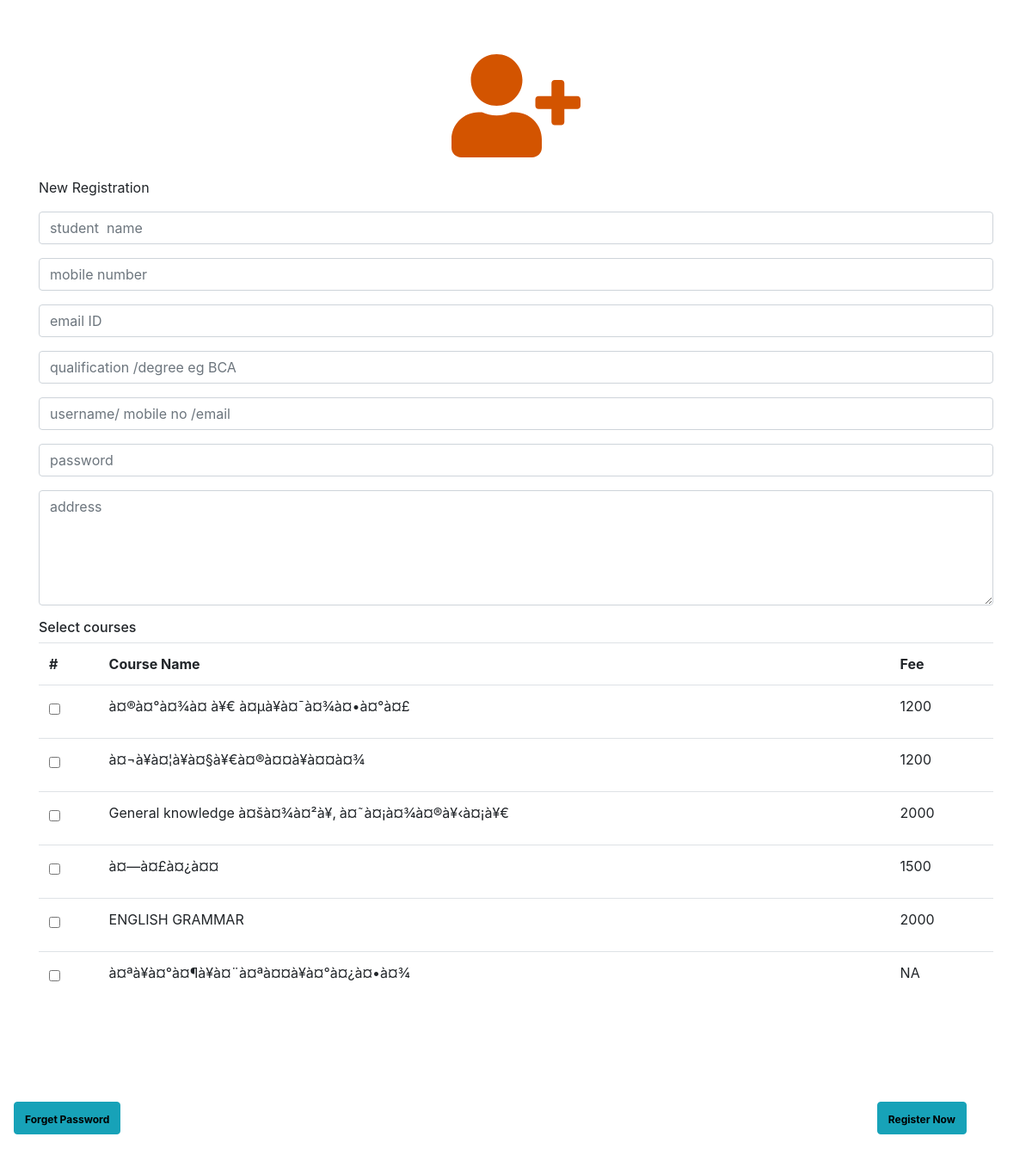
/registration.php, run on the app's committed database.
### tables this page shows
CREATE TABLE `course` (
  `course_id` int(10) NOT NULL,
  `course_name` varchar(200) NOT NULL,
  `course_duration` varchar(200) NOT NULL,
  `course_fees` varchar(45) NOT NULL,
  `status` varchar(100) NOT NULL
);

### registration.php (the view, shortened to what this page needs)
<!DOCTYPE html>
<html>
    <head>
  <link href="appcss/assets/vendor/bootstrap/css/bootstrap.min.css" rel="stylesheet">
  <link href="appcss/assets/vendor/animate.css/animate.min.css" rel="stylesheet">
  <link href="appcss/assets/vendor/icofont/icofont.min.css" rel="stylesheet">
  <link href="appcss/assets/vendor/venobox/venobox.css" rel="stylesheet">
  <link href="appcss/assets/css/preload.css" rel="stylesheet">
    </head>
    <body>
        <div class="container">
        <div class="pt-5 pb-5">
            <div class="text-center">
                <img src="user-plus.svg" height="150" width="150"></img>
            </div>
            <p class="mt-2">New Registration</p>
            <form method="post" action="new_register.php" id="registration_form">
<div class="row">
<div class="col">
      <div class="form-group mb-3">
      <input type="text" class="form-control" name="name" id="name" placeholder="student  name">
    </div>
     <div class="form-group mb-3">
      <input type="text" class="form-control" name="mobile" id="mobile" placeholder="mobile number">
    </div>
     <div class="form-group mb-3">
      <input type="text" class="form-control" name="email" id="email" placeholder="email ID">
    </div>
    <div class="form-group mb-3">
      <input type="text" class="form-control" name="qualification" id="qualification" placeholder="qualification /degree eg BCA">
    </div>
    <div class="form-group mb-3">
      <input type="text" class="form-control" name="username" id="username" placeholder="username/ mobile no /email">
    </div>
    <div class="form-group mb-3">
      <input type="password" class="form-control" name="password" id="password" placeholder="password">
    </div>
    <div class="form-group mb-3">
     <textarea class="form-control" name="address" id="address" rows="5" placeholder="address"></textarea>
    </div>
</div>
</div>
<div class="row">
<div class="col">
      <h6>Select courses</h6>
  <table class="table">
  <tr>
    <th>#</th>
    <th>Course Name</th>
    <th>Fee</th>
  </tr>
        <?php
              require 'connection.php';
              $con=mysqli_connect($host,$username,$password,$dbname);
              if($con === false){
              die("ERROR: Could not connect. " . mysqli_connect_error());
               }
              else
              {
              $sql="select * from course where status='Active'";
              $result = $con->query($sql);
             if ($result->num_rows > 0) {
            while($row = $result->fetch_assoc())
              {
              $id=$row["course_id"];
              $fs=$row["course_fees"];
              $c_name=$row["course_name"];
        ?>
       <tr>
        <td><input type="checkbox" class="form-control-sm" id="<?php echo $id?>" name="<?php echo $id?>" value="unchecked" onclick="set_check_value(<?php echo $id?>)"></td>
        <td><?php echo $c_name?></td>
        <td><?php echo $fs?></td>
       </tr>
        <?php
             }
           }
           else
           {
            ?>
             No Course Available
<?php
         }
       }
        ?>
      </table>
</div>
</div>
</div>
        </div>
            <footer id="footer" class="pt-5 mb-3">
          <div class="container m-0">
	  <table align="center" style="width:100%;">
          <tr>
	  <td align="left"><a href="forgetpassword.php" class="btn btn-info"><span style="font-size:12px;color:#000000;font-weight: bold;">Forget Password<span></a></td>
          <td align="right"><a href="#" class="btn btn-info" onclick="new_register()"><span  style="font-size:12px;color:#000000;font-weight: bold;">Register Now<span></a></td>
       	  </tr>
	  </table>
	  </div>
  </footer>
    </body>
</html>

### data on the page
course: course_name "à¤®à¤°à¤¾à¤ à¥€ à¤µà¥à¤¯à¤¾à¤•à¤°à¤£", course_fees "1200"
course: course_name "à¤¬à¥à¤¦à¥à¤§à¥€à¤®à¤¤à¥à¤¤à¤¾", course_fees "1200"
course: course_name "General knowledge à¤šà¤¾à¤²à¥‚ à¤˜à¤¡à¤¾à¤®à¥‹à¤¡à¥€", course_fees "2000"
course: course_name "à¤—à¤£à¤¿à¤¤", course_fees "1500"
course: course_name "ENGLISH GRAMMAR", course_fees "2000"
course: course_name "à¤ªà¥à¤°à¤¶à¥à¤¨à¤ªà¤¤à¥à¤°à¤¿à¤•à¤¾", course_fees "NA"
